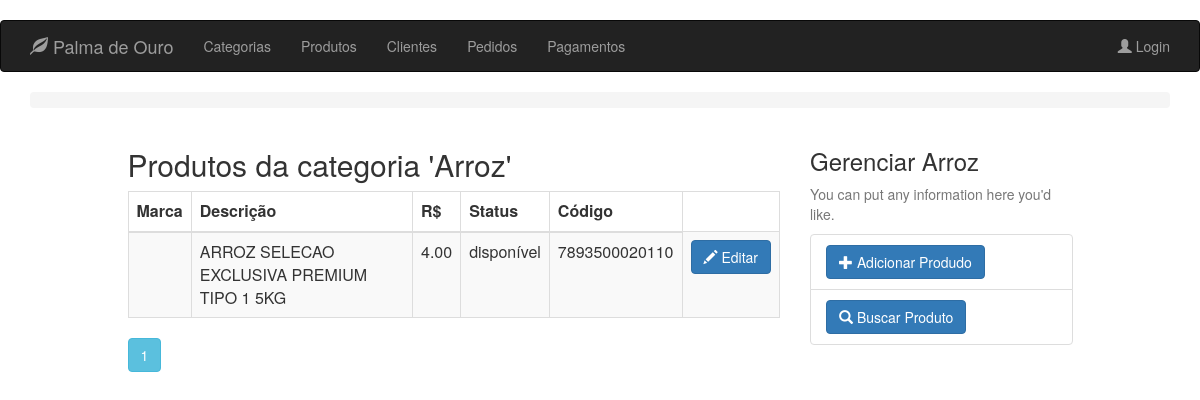
The page /category/1/product on the database as committed earlier.
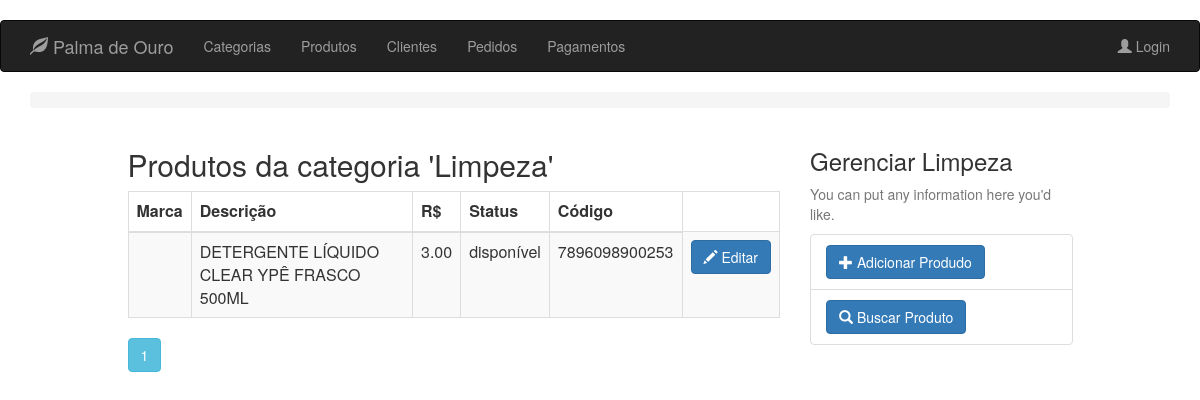
The same page on the database as committed later.
### app/models.py (models this page shows, shortened)
class Category(db.Model):
    __tablename__ = 'categories'
    id = db.Column(db.Integer, primary_key=True)
    title = db.Column(db.String(32), index=True, nullable=False)

class Product(db.Model):
    __tablename__ = 'products'
    id = db.Column(db.Integer, primary_key=True)
    description = db.Column(db.String(64))
    image_file = db.Column(db.String(32), default='default.jpg')
    unit_cost = db.Column(db.Numeric(6, 2), nullable=False)
    is_available = db.Column(db.Boolean, nullable=False)
    code = db.Column(db.String(13), unique=True, nullable=False)
    category_id = db.Column(db.Integer, ForeignKey('categories.id'), nullable=False)
    category = relationship("Category", backref=backref('products', order_by=description))
    __table_args__ = (CheckConstraint(unit_cost >= 0.00, name='unit_cost_positive'),)

### app/routes/category/routes.py (the view)
@blueprint_category.route('/category/<int:id>/product')
@register_breadcrumb(blueprint_category, '.id', '', dynamic_list_constructor=view_category_dlc)
def products_of(id):
    category = Category.query.get_or_404(id)
    page = request.args.get('page', 1, type=int)
    products = Product.query.filter_by(category=category).order_by(Product.description).paginate(page, per_page=10)
    return render_template('category/productsof.html', category=category, all_products=products)

### app/templates/category/productsof.html
{% extends "base.html" %}
{% block page_content %}
    <div class="row">
        <div class="col-md-7 col-md-offset-1">
            <h2 class="titulo-principal">Produtos da categoria '{{ category.title }}'</h2>
            <div>
                <table class="table table-striped table-responsive table-bordered">
                    <thead class="thead-default">
                    <tr>
                        <th>Marca</th>
                        <th>Descrição</th>
                        <th>R$</th>
                        <th>Status</th>
                        <th>Código</th>
                    </tr>
                    </thead>
                    <tbody>
                    {% for product in all_products.items %}
                        <tr>
                            <td>{{ product.brand }}</td>
                            <td>{{ product.description }}</td>
                            <td>{{ product.unit_cost }}</td>
                            {% if product.is_available %}
                                <td>disponível</td>
                            {% else %}
                                <td>indisponível</td>
                            {% endif %}
                            <td>{{ product.code }}</td>
                            <td>
                                <div class="btn-group">
                                    <a href="{{ url_for('blueprint_product.update_product',id=product.id) }}"
                                       class="btn btn-primary">
                                        <i class="glyphicon glyphicon-pencil"></i> Editar
                                    </a>
                                </div>
                            </td>
                        </tr>
                    {% endfor %}
                    </tbody>
                </table>
                {% for page_number in all_products.iter_pages(left_edge=1,right_edge=1,left_current=1,right_current=2) %}
                    {% if page_number %}
                        {% if all_products.page == page_number %}
                            <a class="btn btn-info mb-4"
                               href="{{ url_for('blueprint_product.get_products',page=page_number) }}">{{ page_number }}</a>
                        {% else %}
                            <a class="btn btn-outline-info mb-4"
                               href="{{ url_for('blueprint_product.get_products',page=page_number) }}">{{ page_number }}</a>
                        {% endif %}
                    {% else %}
                        ...
                    {% endif %}
                {% endfor %}
            </div>
        </div>
        <div class="col-md-3">
            <div class="content-section">
                <h3>Gerenciar {{ category.title }}</h3>
                <p class='text-muted'>You can put any information here you'd like.
                <ul class="list-group">
                    <li class="list-group-item list-group-item-light">
                        <a href="{{ url_for('blueprint_category.new_product',id=category.id) }}"
                           class="btn btn-primary">
                            <span class="glyphicon glyphicon-plus"></span>
                            Adicionar Produdo
                        </a>
                    </li>
                    <li class=" list-group-item list-group-item-light">
                        <a href="{{ url_for('blueprint_product.search_product') }}" class="btn btn-primary">
                            <span class="glyphicon glyphicon glyphicon-search"></span>
                            Buscar Produto
                        </a>
                    </li>
                </ul>
            </div>
        </div>
    </div>
    </div>
{% endblock %}

Rows that differ between the two databases and show on the page:
changed Category: title "Arroz" → "Limpeza"
changed Product: description "ARROZ SELECAO EXCLUSIVA PREMIUM TIPO 1 5KG" → "DETERGENTE LÍQUIDO CLEAR YPÊ FRASCO 500ML"; unit_cost "4.00" → "3.00"; code "7893500020110" → "7896098900253"
